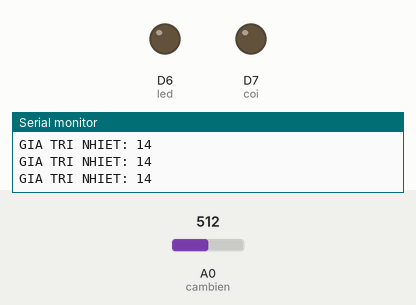
Recording of a sketch running on a simulated ESP8266 (NodeMCU). Shown: output pins drawn as LEDs (lit = HIGH), the last lines printed to the serial monitor. Dashed ring = blinking. The inputs (shaded band) are chosen by the test bench; at power-on: A0 (cambien) = 512.

Above: at 1.2 s.
1.3 s: A0 (cambien) set to 714
2.8 s: A0 (cambien) set to 730
At 2.92 s:
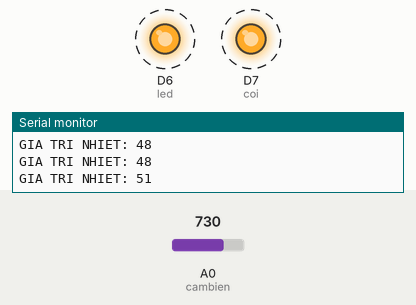
5.8 s: A0 (cambien) set to 716
At 7.0 s:
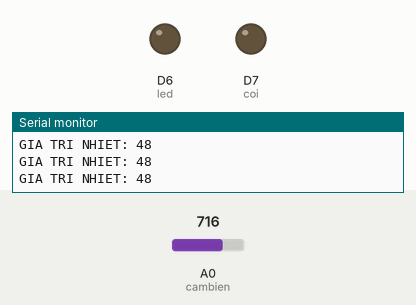
7.3 s: A0 (cambien) set to 900
At 7.42 s:
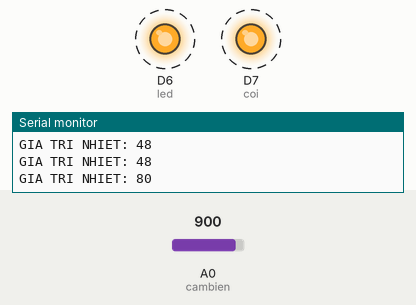
Timing chart, 0 to 11.3 s (numbered marks = the images above; inputs shaded):
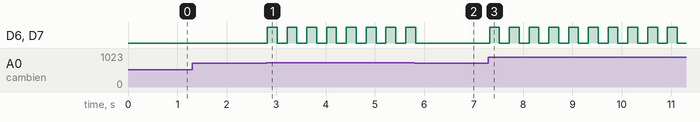

Measured:
- the behaviour switches between 722 and 723 on A0 (cambien) (found by bisection; images 0 and 1)
- after the input at 2.8 s, D6 (led), D7 (coi): alternates HIGH for 0.20 s and LOW for 0.20 s, starting at once
- after the input at 5.8 s, D6 (led), D7 (coi): goes on until 5.8 s, then stays LOW
- after the input at 7.3 s, D6 (led), D7 (coi): alternates HIGH for 0.20 s and LOW for 0.20 s, starting at once

The sketch:

CANH_BAO_QUA_NHIET.ino
```cpp
#define cambien A0 //Khai báo chân nhận cảm biến
#define led D6    //Khai báo chân điều khiển led
#define coi D7    //Khai báo chân điều khiển led
int gioihan = 50;
void setup() {
  pinMode(cambien, INPUT); //Set chân cảm biến quang là chân nhận tín hiệuu
  pinMode(led, OUTPUT);///Set chân led là chân điều khiển
  pinMode(coi, OUTPUT);///Set chân led là chân điều khiển
  Serial.begin(9600);
}

void loop() {
  int val = analogRead(cambien); //Đọc tín hiệu analog từ cảm biến
  int nhietdo = map(val, 430, 1020, 0, 100); // Chuyển đổi giá trị analog ngưỡng từ 450-1020 sáng pwm 255-0(8 bit)///Giá trị tối đa của analog 10 bit là 1024 nhưng chỉ chọn ngưỡng từi 0 đến 1020
  Serial.print("GIA TRI NHIET: ");
  Serial.println(nhietdo); //hiển thị giá trị analog đo được lên máy tính nếu cần
  if(nhietdo >= gioihan){ //Nếu nhiệt độ quá ngưỡng thfi còi kêu đèn nháy
    digitalWrite(coi, HIGH); //Còi kêu ở mức thấp
    digitalWrite(led, HIGH);
    delay(200);
    digitalWrite(coi, LOW);
    digitalWrite(led, LOW);
    delay(200);
  }
  else {//Nếu không thfi còi tắt đèn tắt
    digitalWrite(coi, LOW);
    digitalWrite(led, LOW);
  }
}
```
